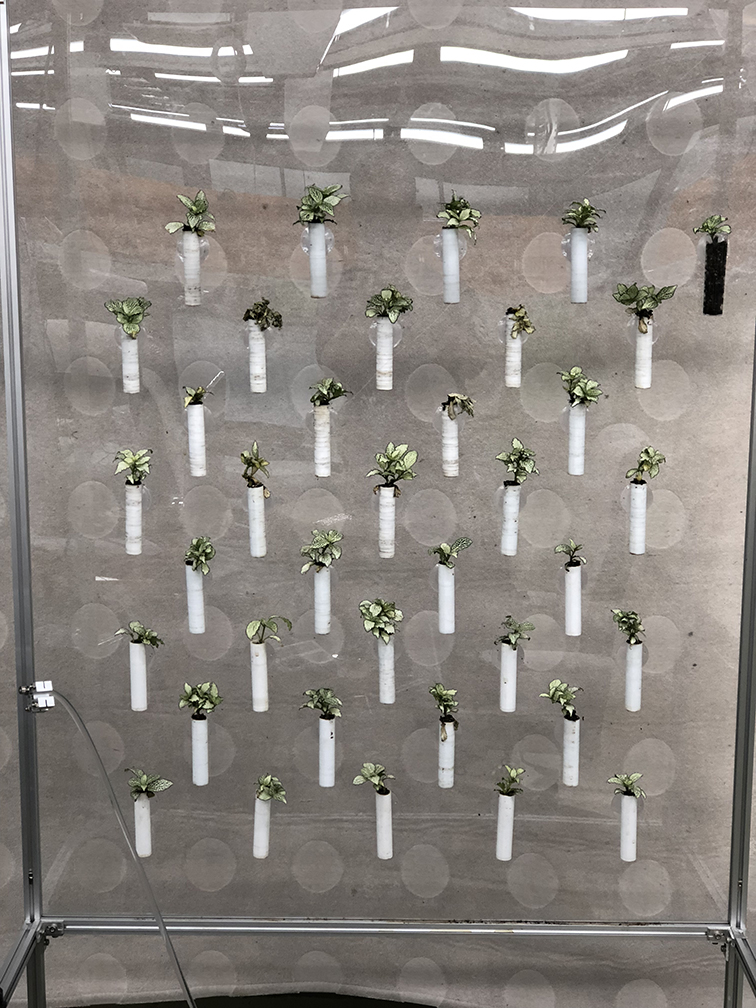
#> input picture 004_LocationDetectionOuput_v002_ImageTest/testimg/test-2.jpg, 756 x 1008 px, found by its file name
$ python detect_color.py
#> lines starting #> are read from the running program, lines starting #| are printed output that depends on the picture; after the words box and inside, x2 and y2 are one past the last pixel; in counts of white or black regions, pixels touching at a corner belong together
# USAGE
# python detect_color.py --image pokemon_games.png

# import the necessary packages
import numpy as np
import argparse
import cv2

### construct the argument parse and parse the arguments
##ap = argparse.ArgumentParser()
##ap.add_argument("-i", "--image", help = "path to the image")
##args = vars(ap.parse_args())

# load the image
image = cv2.imread("test-2.jpg")
#> image is the input picture: shape (1008, 756, 3); mean B, G, R 128.3, 133.6, 139.1

# resize
image = cv2.resize(image, None, fx=0.3, fy=0.3, interpolation=cv2.INTER_AREA)
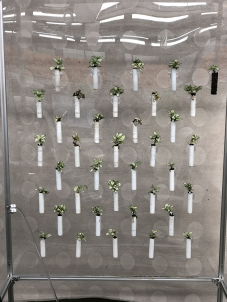
#> image: shape (302, 227, 3); mean B, G, R 128.4, 133.7, 139.2

# define the list of boundaries
boundaries = [
	([230, 230, 230], [255, 255, 255])
]

# loop over the boundaries
for (lower, upper) in boundaries:
	# create NumPy arrays from the boundaries
	lower = np.array(lower, dtype = "uint8")
	upper = np.array(upper, dtype = "uint8")

	# find the colors within the specified boundaries and apply
	# the mask
	mask = cv2.inRange(image, lower, upper)
	output = cv2.bitwise_and(image, image, mask = mask)

	# show the images
	cv2.imshow("images", np.hstack([image, output]))
	cv2.waitKey(0)
#> this loop made 1 pass
#> pass 1, `mask = cv2.inRange(image, lower, upper)`:
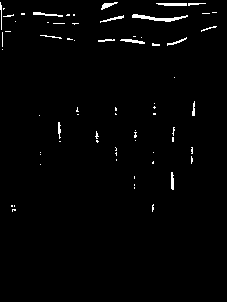
#> mask: shape (302, 227); 1.6% white in thin lines or dots, all inside (x1, y1, x2, y2) = (0, 2, 217, 212)
#> pass 1, `cv2.imshow("images", np.hstack([image, output]))`:
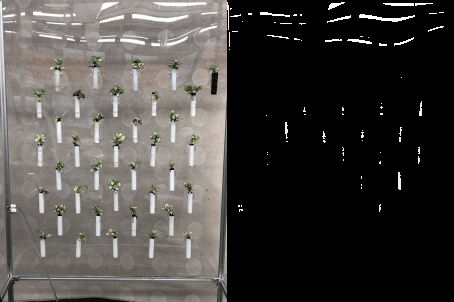
#> window 'images': shape (302, 454, 3); mean B, G, R 66.2, 68.9, 71.6

$ run again, with 004_LocationDetectionOuput_v002_ImageTest/testimg/test-3.jpg copied over 004_LocationDetectionOuput_v002_ImageTest/testimg/test-2.jpg
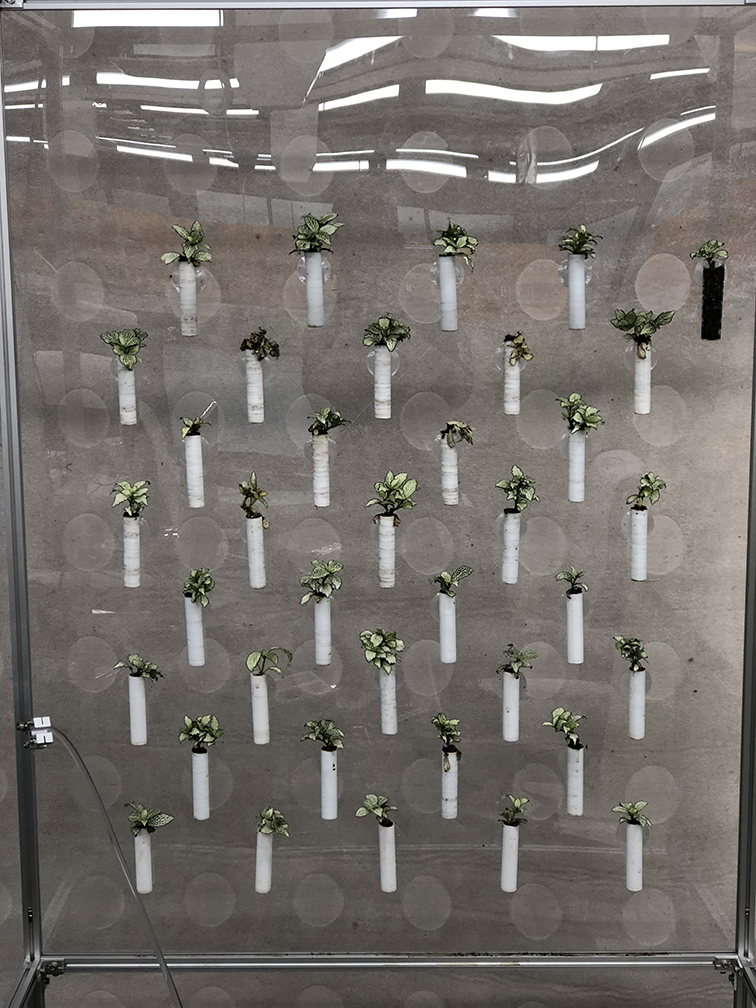
#> input picture 004_LocationDetectionOuput_v002_ImageTest/testimg/test-3.jpg, 756 x 1008 px, found by its file name
#> image is the input picture: shape (1008, 756, 3); mean B, G, R 107.8, 112.9, 117.1
#> image: shape (302, 227, 3)
#> the loop `for (lower, upper) in boundaries:` made 1 pass
#> pass 1, `mask = cv2.inRange(image, lower, upper)`:
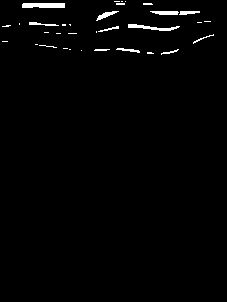
#> mask: shape (302, 227); 1.5% white; 33 white regions (22 under 20 px), largest, box (x1, y1, x2, y2) and area: (22, 3, 65, 8) 208, (128, 24, 180, 31) 157, (150, 11, 179, 15) 97
#> pass 1, `cv2.imshow("images", np.hstack([image, output]))`:
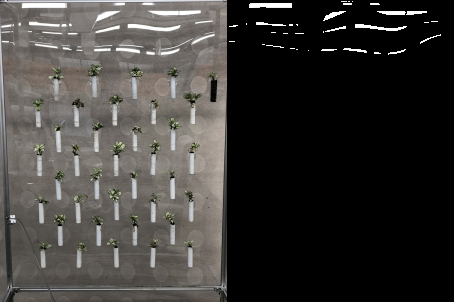
#> window 'images': shape (302, 454, 3); mean B, G, R 55.8, 58.3, 60.4
